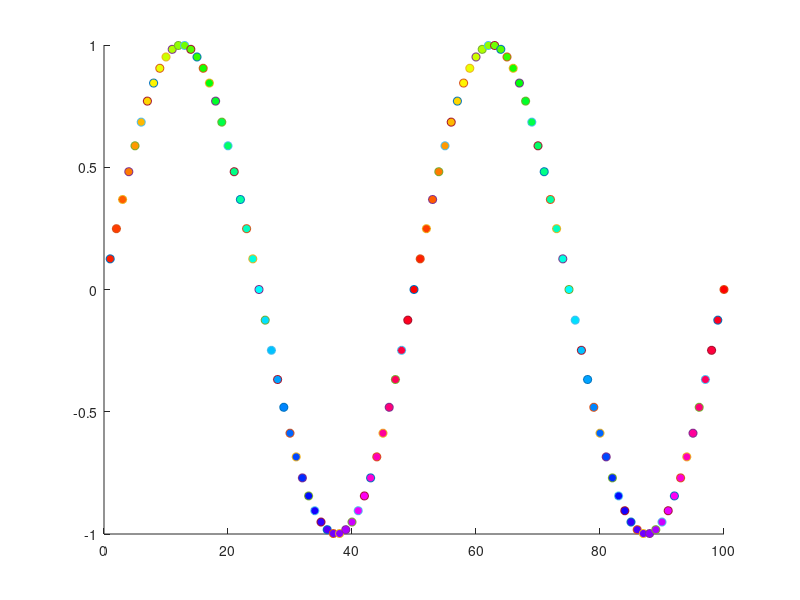

Reproduce this figure in MATLAB.
%% Quick Example to add sooth color changing throughout a plot
clf

%dummy variables
x=1:100;
y=sin(2*pi*2*x./100);

%%% creating the scale
% smoothness
smoothness = 50;
colour_wheel = hsv(smoothness);

for i=1:length(x)
hold on
%lookingup colour triplet
colour_trip = colour_wheel(mod(i,smoothness)+1,:);
plot(x(i), y(i),'o', 'MarkerFace', colour_trip)

% i think for scatter it is the following:
%dotsize=3 %this is a variable to hold the size of the dots.
%scatter(x(i),y(i),dotsize,colour_trip);
end
